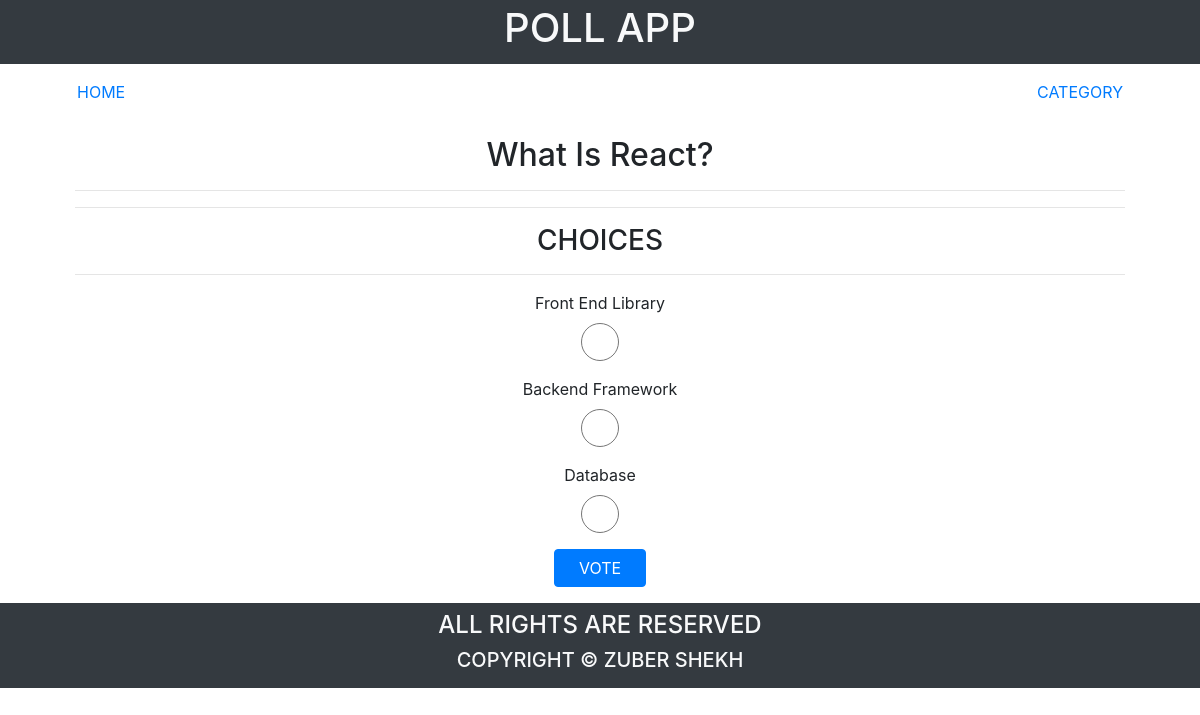
The page /polls/detail/2 on the database as committed earlier.
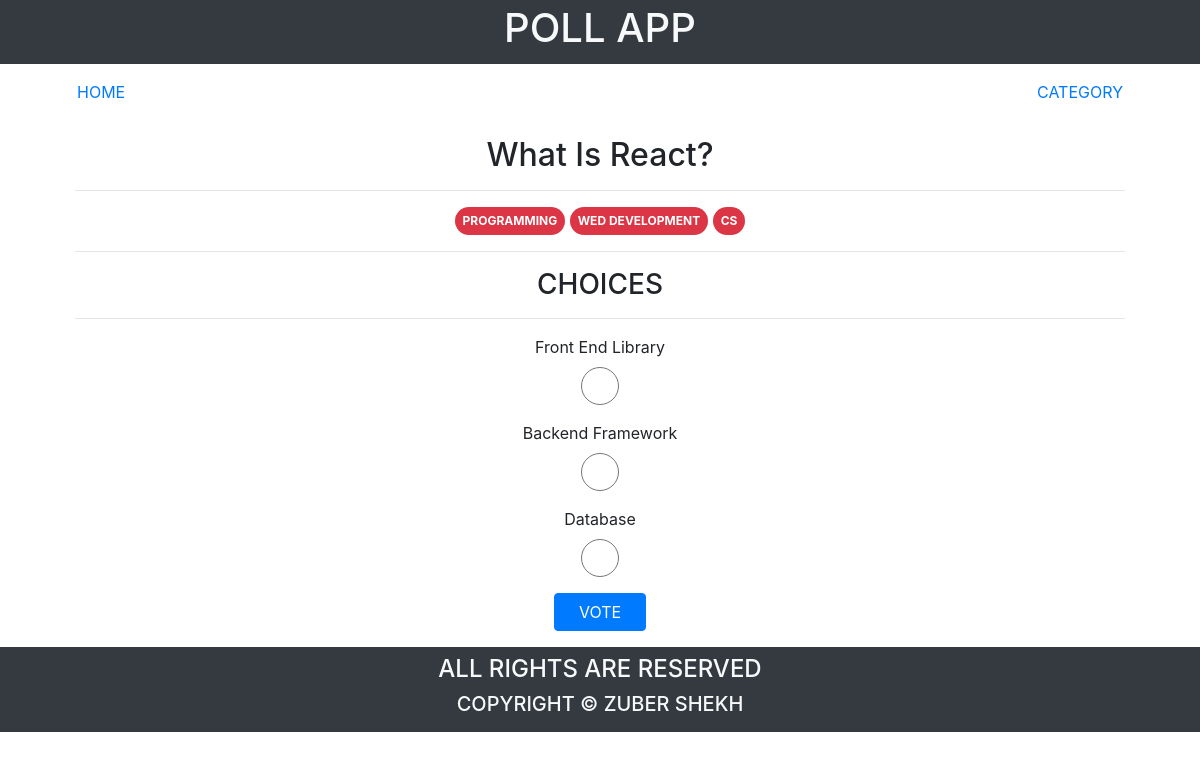
The same page on the database as committed later.
### polls/models.py (models this page shows, shortened)
class Choice(models.Model):
    question = models.ForeignKey(Question,on_delete=models.CASCADE)
    choice_text = models.CharField(max_length=200)
    votes = models.IntegerField(default=0)

class Tag(models.Model):
    name = models.CharField(max_length=100)
    def __str__(self):
        return f'{self.name}'

### polls/views.py (the view)
# urls.py: path('detail/<int:question_id>',views.detail,name='detail'),
def detail(request,question_id):
    question = Question.objects.get(pk=question_id)
    context = {
        'question':question,
    }
    return render(request,'polls/detail.html',context)

### polls/templates/polls/detail.html (shortened to what this page needs)
{% extends 'polls/base.html' %}
{% block content %}
<section class="container">
    <div class="row">
        <div class="col-md-12">
            <section class="container text-center">
                <h2 class="text-capitalize">{{question.question_text}}</h2>
                <hr>
                {% for tag in question.tags.all %}
                        <span class="badge badge-pill badge-danger p-2 text-uppercase">{{tag}}</span>
                    {% endfor %}
                <hr>
                <h3 class="text-uppercase">choices</h3>
                <hr>
                <form action="{% url 'polls:vote' question.id %}" method='POST'>
                    {% for choice in question.choice_set.all %}
                        <div class="form-group">
                            <label class="form-label text-capitalize" for="choice{{choice.id}}">{{choice.choice_text}}</label>
                            <input class="form-control" type="radio" name="choice" id="choice{{forloop.counter}}" value="{{choice.id}}">
                        </div>
                    {% endfor %}
                    <div class="form-group">
                        <input class="text-uppercase btn btn-primary px-4" type="submit" value="vote">
                    </div>
                </form>
            </section>
        </div>
    </div>
</section>
{% endblock content %}

Rows that differ between the two databases and show on the page:
added Tag: name "PROGRAMMING"
added Tag: name "WED DEVELOPMENT"
added Tag: name "CS"
